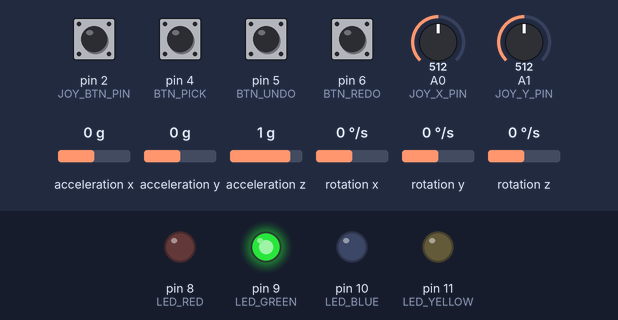
Bench run of a sketch on a simulated Arduino Uno, built with avr-gcc and run on an emulated ATmega328P. On the bench: output pins drawn as LEDs (lit = HIGH). Wiring (inferred from the names in the program): MPU-9250 motion sensor at I2C address 0x68. The inputs (shaded band) are chosen by the test bench; at power-on: pin 2 (JOY_BTN_PIN), pin 4 (BTN_PICK), pin 5 (BTN_UNDO), pin 6 (BTN_REDO) HIGH, A1 (JOY_Y_PIN) = 512, A0 (JOY_X_PIN) = 512, acceleration x 0 g, acceleration y 0 g, acceleration z 1 g, rotation x 0 °/s, rotation y 0 °/s, rotation z 0 °/s. What the sketch prints to the serial monitor is not drawn.

Above: at 1.5 s.
1.6 s: A1 (JOY_Y_PIN) set to 476
4.6 s: A1 (JOY_Y_PIN) set to 452
At 5.0 s:
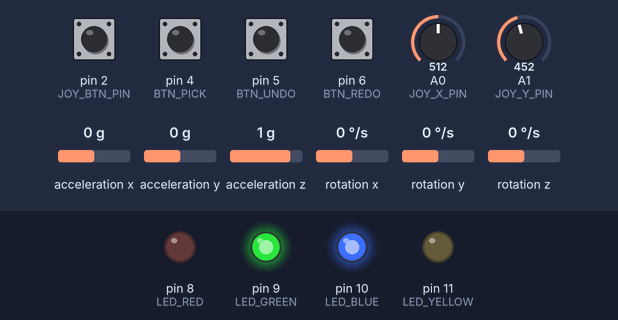
6.1 s: pin 4 (BTN_PICK) pulled LOW for 0.15 s
At 6.17 s:
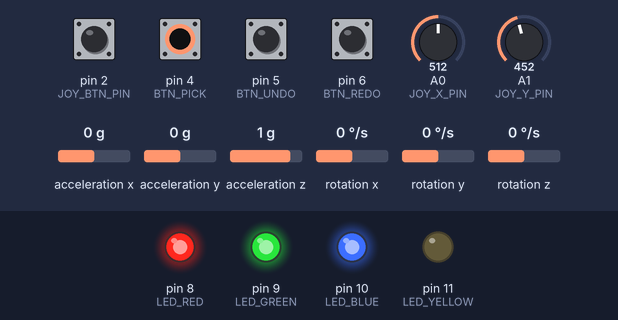
7.7 s: pin 5 (BTN_UNDO) pulled LOW for 0.15 s
Timing chart, 0 to 10.7 s (numbered marks = the images above; inputs shaded):
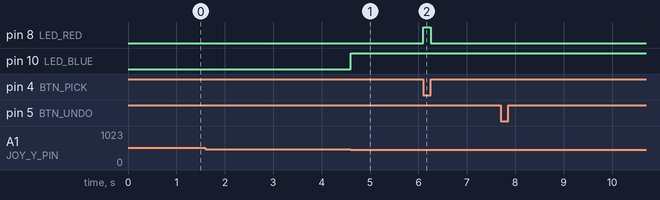

Measured:
- the behaviour switches between 461 and 460 on A1 (JOY_Y_PIN) (found by bisection; images 0 and 1)
- after the input at 1.6 s, every drawn part: stays the same
- after the input at 4.6 s, pin 10 (LED_BLUE): LOW → HIGH at once
- after the input at 6.1 s, pin 8 (LED_RED): LOW → HIGH at once, → LOW 0.15 s later

The sketch:

firmware.ino
```cpp
/*
 * Dio Controller — Arduino Sketch for UNO Q MCU (STM32U585 / Zephyr)
 *
 * Reads:
 *   - MPU-6500 IMU via I2C (orientation for pointing)
 *   - KY-023 joystick via analog (proportional scaling)
 *   - 3x momentary buttons (pick, undo, redo)
 *   - 4x LEDs (mode indicators)
 *
 * Outputs sensor data as JSON over Serial to the Linux side,
 * which forwards it via UDP to the Hub server.
 *
 * Wiring:
 *   MPU-6500:  SDA → A4,  SCL → A5,  VCC → 3.3V,  GND → GND
 *   Joystick:  VRx → A0,  VRy → A1,  SW → D2,     +5V → 5V,  GND → GND
 *   Buttons:   Pick → D4,  Undo → D5,  Redo → D6   (INPUT_PULLUP, wire to GND)
 *   LEDs:      D8 (red), D9 (green), D10 (blue), D11 (yellow)  (via 220Ω to GND)
 */

#include <Wire.h>

// ─── Pin Definitions ─────────────────────────────────────────────────

#define JOY_X_PIN   A0
#define JOY_Y_PIN   A1
#define JOY_BTN_PIN 2

#define BTN_PICK    4
#define BTN_UNDO    5
#define BTN_REDO    6

#define LED_RED     8
#define LED_GREEN   9
#define LED_BLUE    10
#define LED_YELLOW  11

// ─── MPU-6500 Registers ──────────────────────────────────────────────

#define MPU_ADDR    0x68
#define REG_PWR_MGMT_1  0x6B
#define REG_ACCEL_XOUT  0x3B
#define REG_GYRO_XOUT   0x43

// ─── Config ──────────────────────────────────────────────────────────

#define SERIAL_BAUD     115200
#define SEND_INTERVAL   20      // ms between sends (50 Hz)
#define JOY_DEADZONE    30      // analog units from center (512)
#define DEBOUNCE_MS     50      // button debounce

// ─── State ───────────────────────────────────────────────────────────

float accel[3] = {0, 0, 0};    // ax, ay, az (g)
float gyro[3]  = {0, 0, 0};    // gx, gy, gz (deg/s)
float joyX = 0, joyY = 0;      // -1.0 to 1.0
bool joyBtn = false;
bool pickBtn = false, undoBtn = false, redoBtn = false;

unsigned long lastSendTime = 0;
unsigned long lastPickTime = 0, lastUndoTime = 0, lastRedoTime = 0;
bool lastPick = false, lastUndo = false, lastRedo = false;

// ─── Setup ───────────────────────────────────────────────────────────

void setup() {
  Serial.begin(SERIAL_BAUD);

  // I2C for IMU
  Wire.begin();

  // Initialize MPU-6500
  Wire.beginTransmission(MPU_ADDR);
  Wire.write(REG_PWR_MGMT_1);
  Wire.write(0x00);  // Wake up
  Wire.endTransmission(true);
  delay(100);

  // Joystick button
  pinMode(JOY_BTN_PIN, INPUT_PULLUP);

  // Action buttons (pull-up, active LOW)
  pinMode(BTN_PICK, INPUT_PULLUP);
  pinMode(BTN_UNDO, INPUT_PULLUP);
  pinMode(BTN_REDO, INPUT_PULLUP);

  // LEDs
  pinMode(LED_RED, OUTPUT);
  pinMode(LED_GREEN, OUTPUT);
  pinMode(LED_BLUE, OUTPUT);
  pinMode(LED_YELLOW, OUTPUT);

  // Startup indicator
  digitalWrite(LED_GREEN, HIGH);
  delay(200);
  digitalWrite(LED_GREEN, LOW);

  Serial.println("{\"type\":\"boot\",\"device\":\"dio-controller\"}");
}

// ─── Read MPU-6500 ───────────────────────────────────────────────────

void readIMU() {
  Wire.beginTransmission(MPU_ADDR);
  Wire.write(REG_ACCEL_XOUT);
  Wire.endTransmission(false);
  Wire.requestFrom((uint8_t)MPU_ADDR, (uint8_t)14, (uint8_t)true);

  int16_t rawAx = (Wire.read() << 8) | Wire.read();
  int16_t rawAy = (Wire.read() << 8) | Wire.read();
  int16_t rawAz = (Wire.read() << 8) | Wire.read();
  Wire.read(); Wire.read(); // Temperature (skip)
  int16_t rawGx = (Wire.read() << 8) | Wire.read();
  int16_t rawGy = (Wire.read() << 8) | Wire.read();
  int16_t rawGz = (Wire.read() << 8) | Wire.read();

  // Convert to g and deg/s (default sensitivity)
  accel[0] = rawAx / 16384.0;
  accel[1] = rawAy / 16384.0;
  accel[2] = rawAz / 16384.0;
  gyro[0]  = rawGx / 131.0;
  gyro[1]  = rawGy / 131.0;
  gyro[2]  = rawGz / 131.0;
}

// ─── Read Joystick ───────────────────────────────────────────────────

void readJoystick() {
  int rawX = analogRead(JOY_X_PIN);
  int rawY = analogRead(JOY_Y_PIN);

  // Map to -1.0 to 1.0 with dead zone
  int dx = rawX - 512;
  int dy = rawY - 512;

  joyX = (abs(dx) > JOY_DEADZONE) ? (dx / 512.0) : 0.0;
  joyY = (abs(dy) > JOY_DEADZONE) ? (dy / 512.0) : 0.0;

  // Clamp
  joyX = constrain(joyX, -1.0, 1.0);
  joyY = constrain(joyY, -1.0, 1.0);

  joyBtn = !digitalRead(JOY_BTN_PIN);  // Active LOW
}

// ─── Read Buttons (with debounce) ────────────────────────────────────

void readButtons() {
  unsigned long now = millis();

  bool rawPick = !digitalRead(BTN_PICK);
  bool rawUndo = !digitalRead(BTN_UNDO);
  bool rawRedo = !digitalRead(BTN_REDO);

  // Debounce: only register on rising edge
  if (rawPick && !lastPick && (now - lastPickTime > DEBOUNCE_MS)) {
    pickBtn = true;
    lastPickTime = now;
  } else {
    pickBtn = false;
  }

  if (rawUndo && !lastUndo && (now - lastUndoTime > DEBOUNCE_MS)) {
    undoBtn = true;
    lastUndoTime = now;
  } else {
    undoBtn = false;
  }

  if (rawRedo && !lastRedo && (now - lastRedoTime > DEBOUNCE_MS)) {
    redoBtn = true;
    lastRedoTime = now;
  } else {
    redoBtn = false;
  }

  lastPick = rawPick;
  lastUndo = rawUndo;
  lastRedo = rawRedo;
}

// ─── Update LEDs ─────────────────────────────────────────────────────

void updateLEDs() {
  // Green = connected / active
  digitalWrite(LED_GREEN, HIGH);

  // Red = pick mode active (button held)
  digitalWrite(LED_RED, !digitalRead(BTN_PICK) ? HIGH : LOW);

  // Blue = joystick active
  digitalWrite(LED_BLUE, (abs(joyX) > 0.1 || abs(joyY) > 0.1) ? HIGH : LOW);

  // Yellow = undo/redo flash
  digitalWrite(LED_YELLOW, (undoBtn || redoBtn) ? HIGH : LOW);
}

// ─── Send Data ───────────────────────────────────────────────────────

void sendData() {
  // JSON format for the Linux-side UDP sender to parse
  Serial.print("{\"type\":\"controller\"");

  // Joystick
  Serial.print(",\"joy_x\":");
  Serial.print(joyX, 3);
  Serial.print(",\"joy_y\":");
  Serial.print(joyY, 3);

  // IMU
  Serial.print(",\"imu\":[");
  Serial.print(accel[0], 3); Serial.print(",");
  Serial.print(accel[1], 3); Serial.print(",");
  Serial.print(accel[2], 3); Serial.print(",");
  Serial.print(gyro[0], 2); Serial.print(",");
  Serial.print(gyro[1], 2); Serial.print(",");
  Serial.print(gyro[2], 2);
  Serial.print("]");

  // Buttons (only send on press events)
  Serial.print(",\"buttons\":{");
  Serial.print("\"pick\":");    Serial.print(pickBtn ? "true" : "false");
  Serial.print(",\"undo\":");   Serial.print(undoBtn ? "true" : "false");
  Serial.print(",\"redo\":");   Serial.print(redoBtn ? "true" : "false");
  Serial.print(",\"joy_btn\":"); Serial.print(joyBtn ? "true" : "false");
  Serial.print("}");

  Serial.println("}");
}

// ─── Loop ────────────────────────────────────────────────────────────

void loop() {
  unsigned long now = millis();

  readIMU();
  readJoystick();
  readButtons();
  updateLEDs();

  if (now - lastSendTime >= SEND_INTERVAL) {
    sendData();
    lastSendTime = now;
  }
}
```
